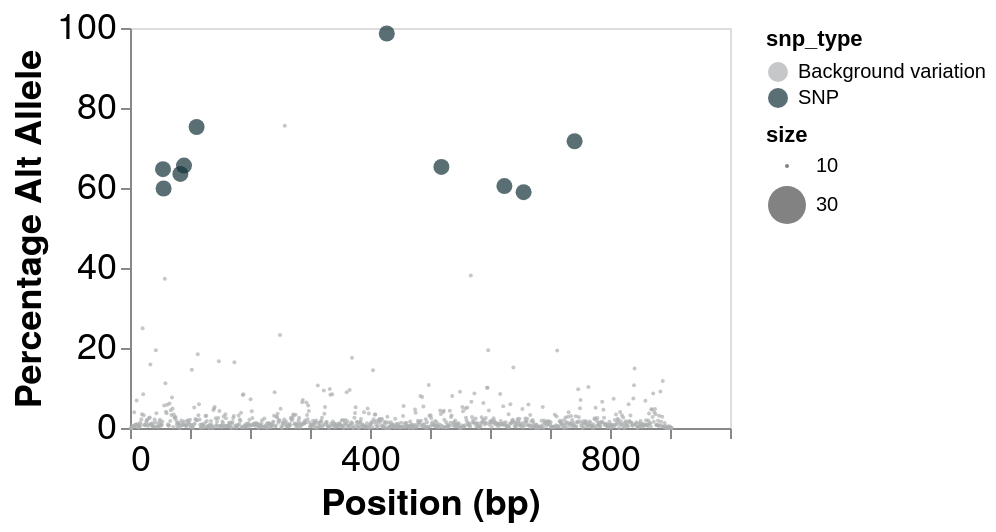

Specify this chart in Vega-Lite:
### Vega-Lite specification from a JSON file in a GitHub repository (floating-point values rounded to 4 significant figures; data arrays with more than 128 entries replaced by an {"elided": "..."} marker saying what was removed)
{"$schema": "https://vega.github.io/schema/vega-lite/v5.json", "height": 200, "data": {"values": {"elided": "903 records"}}, "mark": {"type": "point", "filled": true}, "encoding": {"x": {"field": "Position", "type": "quantitative", "title": "Position (bp)", "axis": {"grid": false, "labelFont": "Helvetica Neue", "labelFontSize": 18, "titleFontSize": 18, "titleFont": "Helvetica Neue"}}, "y": {"field": "Percentage", "type": "quantitative", "title": "Percentage Alt Allele", "scale": {"domain": [0, 100]}, "axis": {"grid": false, "labelFont": "Helvetica Neue", "labelFontSize": 18, "titleFontSize": 18, "titleFont": "Helvetica Neue"}}, "tooltip": [{"field": "Position", "type": "quantitative"}, {"field": "Percentage", "type": "quantitative"}, {"field": "A reads", "type": "nominal"}, {"field": "C reads", "type": "nominal"}, {"field": "G reads", "type": "nominal"}, {"field": "T reads", "type": "nominal"}, {"field": "- reads", "type": "nominal"}, {"field": "Ref base", "type": "nominal"}], "color": {"field": "snp_type", "type": "nominal", "scale": {"range": {"field": "colour"}}}, "size": {"field": "size", "type": "nominal", "scale": {"domain": [10, 30]}}}, "config": {"legend": {}}}
